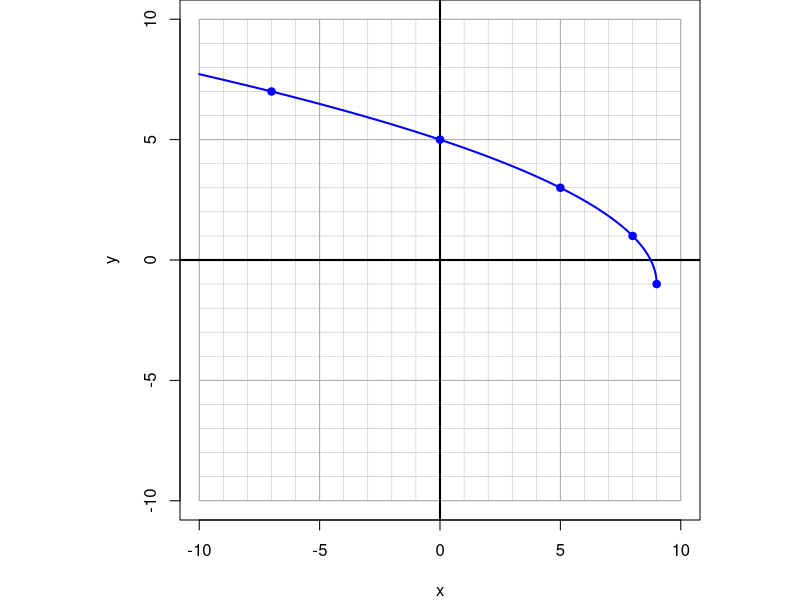
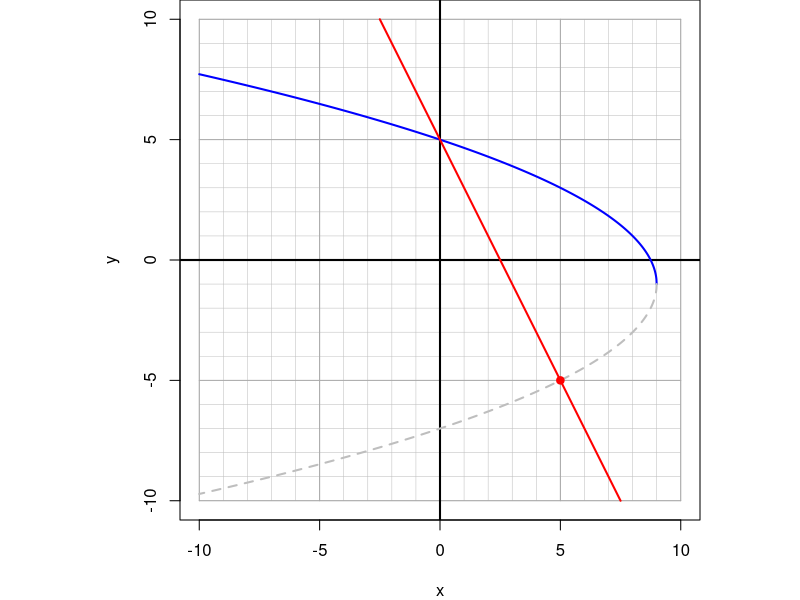

Generate these figures, in order, with R:
## ---- chunk 1
gcd2 <- function(a, b) {
  if (b == 0) a else Recall(b, a %% b)
}
gcd <- function(...) Reduce(gcd2, c(...))

fsimp = function(top,bot){
    gg = abs(gcd(c(top,bot)))
    top = round(abs(top)/gg*sign(top*bot))
    bot = round(abs(mbot)/gg)
    if(bot==1){
        return(top)
    } else {
        return(paste0("\\frac{",top,"}{",bot,"}"))
    }
}

xpar = c(1,4,9)
ypar = c(1,2,3)
yext = c(-1,-2,-3)

# horizontal shift before possible reflection

# y = a*sqrt(bx-h)+k

h = sample(-9:1,1)
k = sample(-4:4,1)
a = sample(c(-2,-1,1,2),1)
b = sample(c(-1,1),1)

xc = (xpar+h)/b
yc = a*ypar+k
xd = xc
yd = k-a*ypar

ii = sample(1:3,2)
xv = xc[ii[1]]
yv = yc[ii[1]]
xe = xc[ii[2]]
ye = yd[ii[2]]

mtop = diff(c(yv,ye))
mbot = diff(c(xv,xe))

mf = fsimp(mtop,mbot)

## ---- chunk 2
par(pty="s",mar=c(4,4,0,0))
plot(0,0,"n",xlim=c(-10,10),ylim=c(-10,10),xlab="x",ylab="y")

for(i in -10:10){
    lines(c(i,i),c(-10,10),col="grey",lwd=0.5)
    lines(c(-10,10),c(i,i),col="grey",lwd=0.5)
}
for(i in seq(-10,10,5)){
    lines(c(i,i),c(-10,10),col="darkgrey",lwd=1)
    lines(c(-10,10),c(i,i),col="darkgrey",lwd=1)
}
abline(h=0,lwd=2)
abline(v=0,lwd=2)

xx = seq(h*sign(b),10*sign(b),0.01*sign(b))
yy = a*sqrt(b*xx-h)+k

xx = xx[abs(yy)<=10]
yy = yy[abs(yy)<=10]


lines(xx,yy,col="blue",lwd=2)

x2 = (c(0,1,4,9,16)+h)/b
y2 = a*c(0,1,2,3,4)+k
x2 = x2[abs(y2)<=10]
y2 = y2[abs(y2)<=10]

points(x2,y2,pch=19,col="blue")

## ---- chunk 3
par(pty="s",mar=c(4,4,0,0))
plot(0,0,"n",xlim=c(-10,10),ylim=c(-10,10),xlab="x",ylab="y")

for(i in -10:10){
    lines(c(i,i),c(-10,10),col="grey",lwd=0.5)
    lines(c(-10,10),c(i,i),col="grey",lwd=0.5)
}
for(i in seq(-10,10,5)){
    lines(c(i,i),c(-10,10),col="darkgrey",lwd=1)
    lines(c(-10,10),c(i,i),col="darkgrey",lwd=1)
}
abline(h=0,lwd=2)
abline(v=0,lwd=2)

xx = seq(h*sign(b),10*sign(b),0.01*sign(b))
yy = a*sqrt(b*xx-h)+k

xx = xx[abs(yy)<=10]
yy = yy[abs(yy)<=10]


lines(xx,yy,col="blue",lwd=2)

x2 = (c(0,1,4,9,16)+h)/b
y2 = a*c(0,1,2,3,4)+k
x2 = x2[abs(y2)<=10]
y2 = y2[abs(y2)<=10]

# points(x2,y2,pch=19,col="blue")

xl = seq(-10,10,0.1)
yl = mtop/mbot*(xl-xv)+yv
xl = xl[abs(yl)<=10]
yl = yl[abs(yl)<=10]

lines(xl,yl,col="red",lwd=2)

xx = seq(h*sign(b),10*sign(b),0.01*sign(b))
yy = -a*sqrt(b*xx-h)+k

xx = xx[abs(yy)<=10]
yy = yy[abs(yy)<=10]

lines(xx,yy,col="grey",lwd=2,lty=2)

points(xe,ye,pch=19,col="red")
